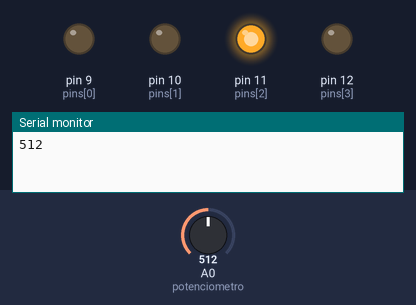
Simulated run of this sketch. Board: Arduino Uno, built with avr-gcc and run on an emulated ATmega328P. On the bench: output pins drawn as LEDs (lit = HIGH), the last lines printed to the serial monitor. Dashed ring = blinking. The test bench sets the inputs (shaded band); at power-on: A0 (potenciometro) = 512.

Above: at 1.2 s.
1.3 s: A0 (potenciometro) set to 122
At 3.64 s:
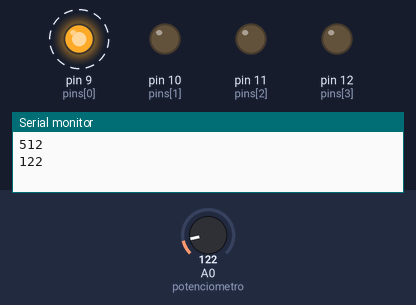
6.3 s: A0 (potenciometro) set to 0
At 7.4 s:
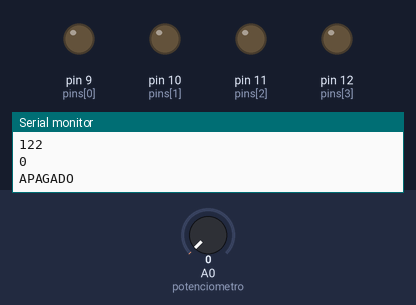
9.4 s: A0 (potenciometro) set to 900
At 13.6 s:
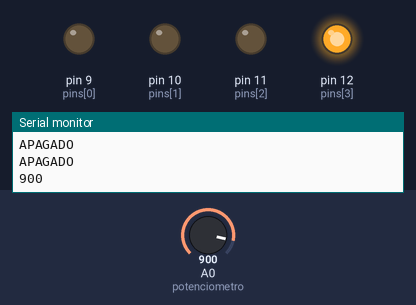
Timing chart, 0 to 19.2 s (numbered marks = the images above; inputs shaded):
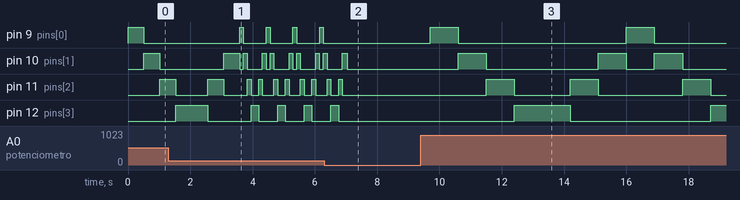

The sketch:

p_02.ino
```cpp
int potenciometro = 0; //hemos señalado el pin analógico
int valorPot = 0; //inicializar la variable

int pinsCount=4;                        // declaring the integer variable pinsCount
int pins[] = {9,10,11,12};          // declaring the array pins[]

int delay1;  // to define the variable

void setup() {
  Serial.begin(9600); //activar el serial
  for (int i=0; i<pinsCount; i=i+1){    // counting the variable i
    pinMode(pins[i], OUTPUT);            // initialising the pin at index i of the array of pins as OUTPUT
  }
}

void loop() {

  //leer el potenciometro
  valorPot = analogRead(potenciometro);
  delay1 = analogRead(A0); //to read voltage at (A0) pin
  Serial.println(valorPot,DEC);

//CICLO FOR LED CHASER
  for (int i=0; i<pinsCount; i=i+1){    // chasing right
    digitalWrite(pins[i], HIGH);         // switching the LED at index i on
    delay(delay1);                          // stopping the program for 100 milliseconds
    digitalWrite(pins[i], LOW);          // switching the LED at index i off
  }
  for (int i=pinsCount-1; i>0; i=i-1){   // chasing left (except the outer leds)
    digitalWrite(pins[i], HIGH);         // switching the LED at index i on
    delay(delay1);                          // stopping the program for 100 milliseconds
    digitalWrite(pins[i], LOW);          // switching the LED at index i off
  }

//POTENCIOMETRO "APAGADO"
  if (valorPot <= 10) {
    for (int i=pinsCount-1; i>0; i=i-1){
    digitalWrite(pins[i], LOW);         // switching the LED at index i off
    Serial.println("APAGADO");
    delay(900);
    }
  }


  //delay(500);

}
```

Measured:
- after the input at 6.3 s, pin 9 (pins[0]): stops changing and stays LOW; pin 11 (pins[2]): goes on until 6.9 s, then stays LOW; pin 12 (pins[3]): goes on until 6.8 s, then stays LOW
- after the input at 9.4 s, pin 9 (pins[0]): alternates HIGH for 0.90 s and LOW for 5.4 s, starting after 0.30 s; pin 10 (pins[1]): goes HIGH 0.90 s, LOW 3.6 s, HIGH 0.90 s, LOW 0.90 s, HIGH 0.90 s, then LOW, starting after 1.2 s
- by itself, pin 9 (pins[0]): alternates HIGH for 0.12 s and LOW for 0.73 s
- by itself, pin 10 (pins[1]): repeats every 0.85 s: LOW 0.12 s, HIGH 0.12 s, LOW 0.49 s, HIGH 0.12 s
